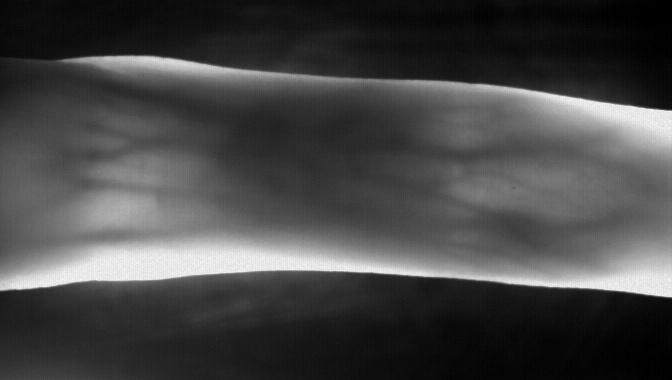
%> input picture histogram/fingervein_std.png, 672 x 380 px, given in place of fingervein_std.jpg, which was not available
$ octave roiTest.m   (GNU Octave 9; MATLAB toolbox functions it lacks are replaced by stand-ins)
%> lines starting %> are read from the running program, lines starting %| are printed output that depends on the picture; in (x1, y1, x2, y2) boxes, pixels count from 0 and x2, y2 are one past the last pixel; in counts of white or black regions, pixels touching at a corner belong together; the program's own positions count from 1; pictures that were not available may be replaced by others from this repository, and a replacement may not be noted
%%ROI Testing
close all;
clear all;
clc;
I=imread('F:\fingervein_std.jpg');
%> I is the input picture: size 380x672 uint8; min 0, max 253, mean 69.4
% I=rgb2gray(I);
I=I(1:210,1:210);
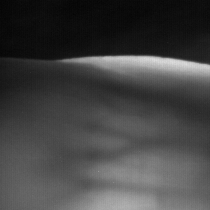
%> I: size 210x210 uint8; min 4, max 220, mean 67.2
[m,n]=size(I);
%> m = 210; n = 210
I_BW=I;
for Row1=1:m
    for Clo1=1:n
        if I(Row1,Clo1)>190
            I_BW(Row1,Clo1)=255;
        else
            I_BW(Row1,Clo1)=0;
        end
    end
end
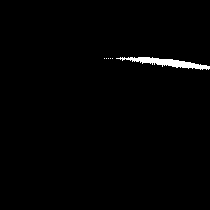
%> I_BW: size 210x210 uint8; 1.1% white; 6 white regions (5 under 20 px), largest, box (x1, y1, x2, y2) and area: (116, 57, 210, 70) 485
imshow(I)
%figure,imhist(I)
figure,imshow(I_BW)
%> (the run ends here)

$ run again, with histogram/fingervein_test.png copied over histogram/fingervein_std.png
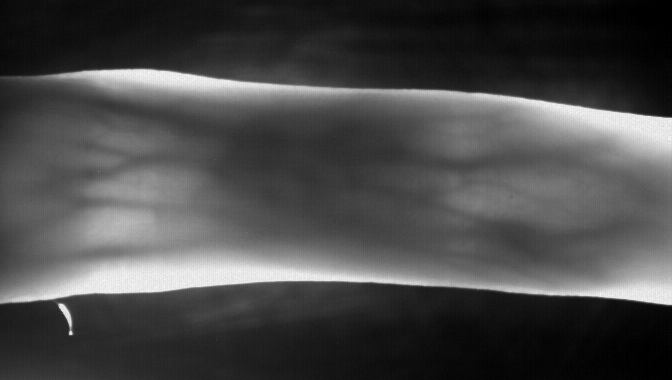
%> input picture histogram/fingervein_test.png, 672 x 380 px, given in place of fingervein_std.jpg, which was not available
%> I is the input picture: size 380x672 uint8; min 0, max 254, mean 72.6
%> `I=I(1:210,1:210);`:
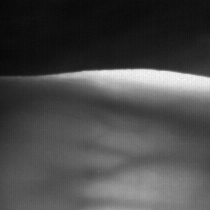
%> I: size 210x210 uint8; min 6, max 249, mean 73.2
%> after the loop `for Row1=1:m`:
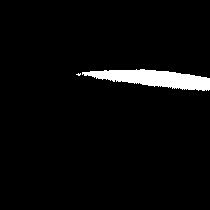
%> I_BW: size 210x210 uint8; 3.7% white; 2 white regions (1 under 20 px), largest, box (x1, y1, x2, y2) and area: (82, 69, 210, 91) 1615
